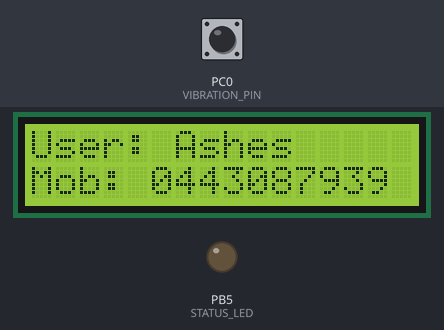
A program run on a simulated ATmega328P, built with avr-gcc and emulated at 16 MHz (the files do not name the chip). On the bench: 16×2 character LCD, output pins drawn as LEDs (lit = HIGH). Wiring (inferred from the names in the program): character LCD (HD44780): RS PD0; E PD1; data PD2, PD3, PD4, PD5. Inputs (shaded band) come from the test bench; at power-on: PC0 (VIBRATION_PIN) HIGH. The character LCD is taken to start in 4-bit mode; pins used as bus, display or sensor lines are not drawn.

Above: at 2.1 s.
2.2 s: PC0 (VIBRATION_PIN) pulled LOW for 0.15 s
At 2.36 s:
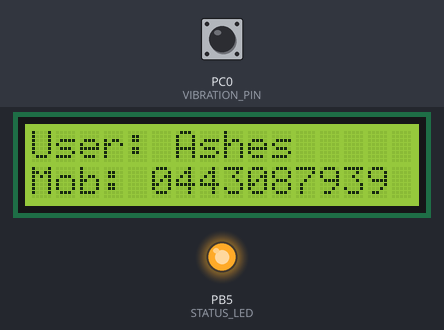
3.9 s: PC0 (VIBRATION_PIN) pulled LOW for 3.2 s
At 8.0 s:
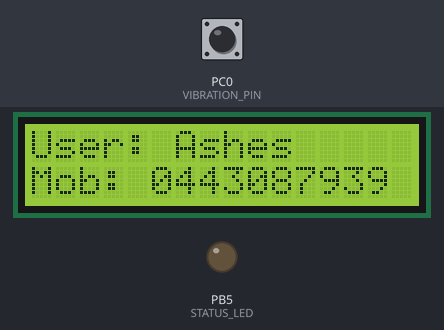
Timing chart, 0 to 9.5 s (numbered marks = the images above; inputs shaded):
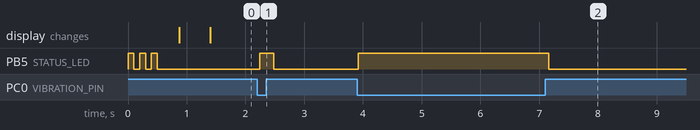

The program:

main.cpp
```cpp
/**
 * Laundry Monitor System - Working Version with LCD Display
 */

 #define F_CPU 16000000UL
 #include <avr/io.h>
 #include <util/delay.h>
 #include <string.h>
 #include <stdio.h>

 // LCD Pins (4-bit mode)
 #define LCD_RS PD0
 #define LCD_EN PD1
 #define LCD_D4 PD2
 #define LCD_D5 PD3
 #define LCD_D6 PD4
 #define LCD_D7 PD5

 // Vibration Sensor
 #define VIBRATION_PIN PC0
 #define VIBRATION_DDR DDRC
 #define VIBRATION_PORT PORTC
 #define VIBRATION_PIN_REG PINC

 // Status LED
 #define STATUS_LED PB5
 #define STATUS_LED_DDR DDRB
 #define STATUS_LED_PORT PORTB

 // Laundry States
 typedef enum {
     IDLE,
     ACTIVE,
     WAITING,
     COMPLETE
 } LaundryState;

 // Function Prototypes
 void lcd_init(void);
 void lcd_command(uint8_t cmd);
 void lcd_data(uint8_t data);
 void lcd_string(const char *str);
 void lcd_set_cursor(uint8_t row, uint8_t col);
 void display_user_info(void);
 uint8_t read_vibration(void);
 void status_led_blink(uint8_t count);

 // LCD Implementation
 void lcd_init(void) {
     // Set all LCD pins as outputs
     DDRD |= (1 << LCD_RS) | (1 << LCD_EN) |
             (1 << LCD_D4) | (1 << LCD_D5) |
             (1 << LCD_D6) | (1 << LCD_D7);

     // Wait for LCD to power up
     _delay_ms(50);

     // Initialization sequence
     PORTD &= ~(1 << LCD_RS); // Command mode
     PORTD &= ~(1 << LCD_EN);

     // Step 1: Send 0x03 three times
     for(uint8_t i = 0; i < 3; i++) {
         PORTD = (PORTD & 0xC3) | 0x30; // 0x03
         PORTD |= (1 << LCD_EN);
         _delay_us(1);
         PORTD &= ~(1 << LCD_EN);
         _delay_ms(5);
     }

     // Step 2: Switch to 4-bit mode
     PORTD = (PORTD & 0xC3) | 0x20; // 0x02
     PORTD |= (1 << LCD_EN);
     _delay_us(1);
     PORTD &= ~(1 << LCD_EN);
     _delay_ms(1);

     // Function set: 4-bit, 2-line, 5x8 dots
     lcd_command(0x28);
     _delay_ms(1);

     // Display control
     lcd_command(0x0C); // Display on, cursor off
     _delay_ms(1);

     // Clear display
     lcd_command(0x01);
     _delay_ms(2);

     // Entry mode set
     lcd_command(0x06); // Increment, no shift
     _delay_ms(1);
 }

 void lcd_command(uint8_t cmd) {
     PORTD &= ~(1 << LCD_RS); // Command mode

     // Send high nibble
     PORTD = (PORTD & 0xC3) | ((cmd & 0xF0) >> 2);
     PORTD |= (1 << LCD_EN);
     _delay_us(1);
     PORTD &= ~(1 << LCD_EN);
     _delay_us(100);

     // Send low nibble
     PORTD = (PORTD & 0xC3) | ((cmd & 0x0F) << 2);
     PORTD |= (1 << LCD_EN);
     _delay_us(1);
     PORTD &= ~(1 << LCD_EN);

     if(cmd == 0x01 || cmd == 0x02) {
         _delay_ms(2);
     }
 }

 void lcd_data(uint8_t data) {
     PORTD |= (1 << LCD_RS); // Data mode

     // Send high nibble
     PORTD = (PORTD & 0xC3) | ((data & 0xF0) >> 2);
     PORTD |= (1 << LCD_EN);
     _delay_us(1);
     PORTD &= ~(1 << LCD_EN);
     _delay_us(100);

     // Send low nibble
     PORTD = (PORTD & 0xC3) | ((data & 0x0F) << 2);
     PORTD |= (1 << LCD_EN);
     _delay_us(1);
     PORTD &= ~(1 << LCD_EN);
     _delay_us(100);
 }

 void lcd_string(const char *str) {
     while(*str) {
         lcd_data(*str++);
     }
 }

 void lcd_set_cursor(uint8_t row, uint8_t col) {
     uint8_t address = (row == 0) ? 0x80 + col : 0xC0 + col;
     lcd_command(address);
 }

 void display_user_info(void) {
     lcd_set_cursor(0, 0);
     lcd_string("User: Ashes     ");
     lcd_set_cursor(1, 0);
     lcd_string("Mob: 0443087939");
 }

 // Vibration Sensor
 uint8_t read_vibration(void) {
     uint8_t samples = 0;
     for(uint8_t i = 0; i < 10; i++) {
         if(!(VIBRATION_PIN_REG & (1 << VIBRATION_PIN))) {
             samples++;
         }
         _delay_ms(2);
     }
     return (samples >= 4) ? 1 : 0;
 }

 // Status LED
 void status_led_blink(uint8_t count) {
     for(uint8_t i = 0; i < count; i++) {
         STATUS_LED_PORT |= (1 << STATUS_LED);
         _delay_ms(100);
         STATUS_LED_PORT &= ~(1 << STATUS_LED);
         _delay_ms(100);
     }
     _delay_ms(200);
 }

 // Main Program
 int main(void) {
     // Initialize I/O
     VIBRATION_DDR &= ~(1 << VIBRATION_PIN);
     VIBRATION_PORT |= (1 << VIBRATION_PIN);

     STATUS_LED_DDR |= (1 << STATUS_LED);

     // Power-on test
     status_led_blink(3);

     // Initialize LCD with proper delays
     lcd_init();
     _delay_ms(500);

     // Display user info
     display_user_info();

     // Main variables
     LaundryState state = IDLE;
     uint16_t stable_counter = 0;
     uint8_t vibration_detected = 0;

     while(1) {
         vibration_detected = read_vibration();

         // LED feedback
         if(vibration_detected) {
             STATUS_LED_PORT |= (1 << STATUS_LED);
         } else {
             STATUS_LED_PORT &= ~(1 << STATUS_LED);
         }

         // State machine
         switch(state) {
             case IDLE:
                 if(vibration_detected) {
                     state = ACTIVE;
                 }
                 break;

             case ACTIVE:
                 if(!vibration_detected) {
                     state = WAITING;
                     stable_counter = 0;
                 }
                 break;

             case WAITING:
                 if(vibration_detected) {
                     state = ACTIVE;
                 } else {
                     stable_counter++;
                     if(stable_counter > 600) {
                         state = COMPLETE;
                         for(uint8_t i = 0; i < 10; i++) {
                             STATUS_LED_PORT ^= (1 << STATUS_LED);
                             _delay_ms(50);
                         }
                     }
                 }
                 break;

             case COMPLETE:
                 _delay_ms(5000);
                 status_led_blink(2);
                 state = IDLE;
                 break;
         }

         _delay_ms(100);
     }

     return 0;
 }
```

Measured:
- after the input at 2.2 s, PB5 (STATUS_LED): LOW → HIGH at once, → LOW 0.24 s later
- after the input at 3.9 s, PB5 (STATUS_LED): LOW → HIGH at once, → LOW 3.2 s later
- by itself, PB5 (STATUS_LED): alternates HIGH for 0.10 s and LOW for 0.10 s, 6 changes in all, then stays LOW
